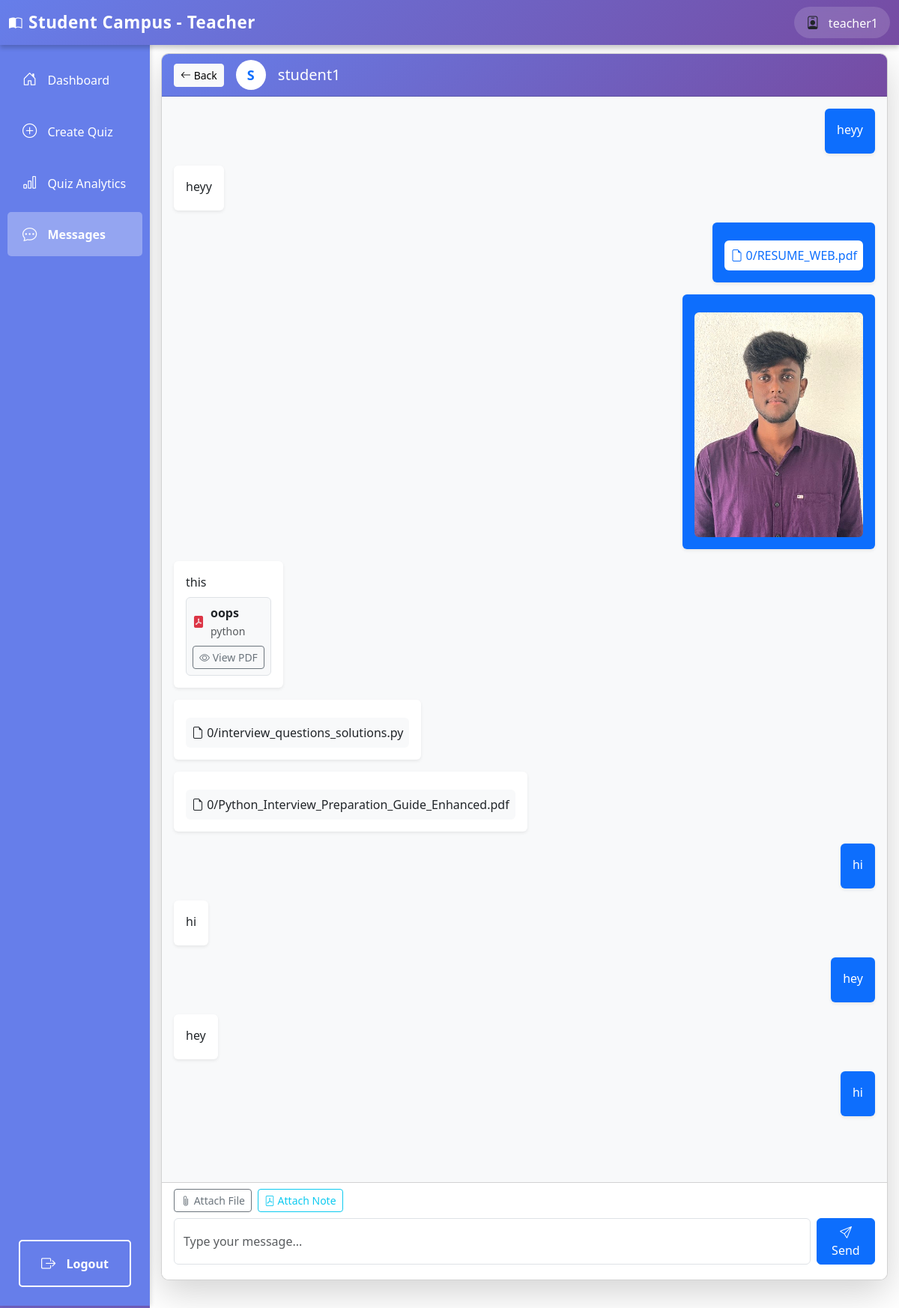
The page /teacher/chat/3/ (signed in) on the database its author committed.
### authentication/models.py (models this page shows, shortened)
class User(AbstractUser):
    ROLE_CHOICES = (
        ('student', 'Student'),
        ('teacher', 'Teacher'),
    )
    role = models.CharField(max_length=10, choices=ROLE_CHOICES, default='student')
    def is_teacher(self):
        return self.role == 'teacher'

### teachers/models.py (models this page shows, shortened)
class ChatMessage(models.Model):
    sender = models.ForeignKey(User, on_delete=models.CASCADE, related_name='sent_messages')
    receiver = models.ForeignKey(User, on_delete=models.CASCADE, related_name='received_messages')
    message = models.TextField(blank=True)
    file = models.FileField(upload_to='chat_files/%Y/%m/%d/', null=True, blank=True)
    attached_note = models.ForeignKey(PDFNote, on_delete=models.SET_NULL, null=True, blank=True, related_name='chat_references')
    created_at = models.DateTimeField(auto_now_add=True)
    is_read = models.BooleanField(default=False)
    def __str__(self):
        return f"Message {self.id}"
    def is_image(self):
        if self.file:
            ext = self.file.name.split('.')[-1].lower()
            return ext in ['jpg', 'jpeg', 'png', 'gif', 'bmp', 'webp']
        return False
    class Meta:
        ordering = ['created_at']

class PDFNote(models.Model):
    subject = models.ForeignKey(Subject, on_delete=models.CASCADE, related_name='notes')
    title = models.CharField(max_length=200)
    pdf_file = models.FileField(upload_to='notes/%Y/%m/%d/')  # Now supports PDF, DOC, DOCX, PPT, PPTX
    uploaded_by = models.ForeignKey(User, on_delete=models.CASCADE)
    created_at = models.DateTimeField(auto_now_add=True)
    class Meta:
        ordering = ['-created_at']

class Subject(models.Model):
    name = models.CharField(max_length=200)
    description = models.TextField(blank=True)
    teacher = models.ForeignKey(User, on_delete=models.CASCADE, related_name='subjects')
    created_at = models.DateTimeField(auto_now_add=True)
    class Meta:
        ordering = ['name']

### teachers/views.py (the view)
# urls.py: path('chat/<int:user_id>/', views.teacher_chat_with, name='teacher_chat_with'),
@login_required
def teacher_chat_with(request, user_id):
    if not request.user.is_teacher():
        return HttpResponseForbidden("You don't have permission to access this page.")
    other_user = get_object_or_404(User, id=user_id, role='student')
    messages_list = ChatMessage.objects.filter(
        Q(sender=request.user, receiver=other_user) | Q(sender=other_user, receiver=request.user)
    ).select_related('attached_note', 'attached_note__subject').order_by('created_at')
    ChatMessage.objects.filter(sender=other_user, receiver=request.user, is_read=False).update(is_read=True)
    available_notes = PDFNote.objects.filter(subject__teacher=request.user).select_related('subject')
    return render(request, 'teachers/chat_conversation.html', {
        'other_user': other_user,
        'messages': messages_list,
        'available_notes': available_notes
    })

### templates/teachers/chat_conversation.html (shortened to what this page needs)
{% extends 'teachers/base_teacher.html' %}
{% block teacher_content %}
<div class="chat-container-wrapper">
    <div class="card shadow-lg h-100" style="display: flex; flex-direction: column; border-radius: 10px; overflow: hidden;">
        <div class="card-header" style="background: linear-gradient(135deg, #667eea 0%, #764ba2 100%); color: white; flex-shrink: 0;">
            <div class="d-flex justify-content-between align-items-center">
                <div class="d-flex align-items-center">
                    <a href="{% url 'teacher_chat' %}" class="btn btn-sm btn-light me-3">
                        <i class="bi bi-arrow-left"></i> Back
                    </a>
                    <div class="rounded-circle bg-white text-primary d-flex align-items-center justify-content-center"
                         style="width: 40px; height: 40px; font-size: 18px; font-weight: bold;">
                        {{ other_user.username|slice:":1"|upper }}
                    </div>
                    <h5 class="mb-0 ms-3">{{ other_user.username }}</h5>
                </div>
            </div>
        </div>
        <div class="card-body overflow-auto" id="chatMessages" style="background-color: #f8f9fa; flex: 1 1 auto;">
            {% for message in messages %}
                <div class="mb-3 d-flex {% if message.sender.id == user.id %}justify-content-end{% else %}justify-content-start{% endif %}">
                    <div class="{% if message.sender.id == user.id %}bg-primary text-white{% else %}bg-white{% endif %} rounded p-3 shadow-sm"
                         style="max-width: 70%;">
                        {% if message.message %}
                            <p class="mb-1">{{ message.message }}</p>
                        {% endif %}
                        {% if message.file %}
                            {% if message.is_image %}
                                <img src="{{ message.file.url }}" class="img-fluid rounded mt-2" style="max-width: 300px; max-height: 300px;" alt="Shared image">
                            {% else %}
                                <div class="mt-2 p-2 {% if message.sender.id == user.id %}bg-white{% else %}bg-light{% endif %} rounded">
                                    <i class="bi bi-file-earmark {% if message.sender.id == user.id %}text-primary{% else %}text-dark{% endif %}"></i>
                                    <a href="{{ message.file.url }}" target="_blank" class="{% if message.sender.id == user.id %}text-primary{% else %}text-dark{% endif %} text-decoration-none">
                                        {{ message.file.name|slice:"20:" }}
                                    </a>
                                </div>
                            {% endif %}
                        {% endif %}
                        {% if message.attached_note %}
                            <div class="mt-2 p-2 {% if message.sender.id == user.id %}bg-white{% else %}bg-light{% endif %} rounded border">
                                <div class="d-flex align-items-center">
                                    <i class="bi bi-file-pdf-fill text-danger me-2"></i>
                                    <div>
                                        <strong class="{% if message.sender.id == user.id %}text-primary{% else %}text-dark{% endif %}">{{ message.attached_note.title }}</strong><br>
                                        <small class="{% if message.sender.id == user.id %}text-primary{% else %}text-muted{% endif %}">{{ message.attached_note.subject.name }}</small>
                                    </div>
                                </div>
                                <a href="{{ message.attached_note.pdf_file.url }}" target="_blank" class="btn btn-sm {% if message.sender.id == user.id %}btn-outline-primary{% else %}btn-outline-secondary{% endif %} mt-2 w-100">
                                    <i class="bi bi-eye"></i> View PDF
                                </a>
                            </div>
                        {% endif %}
                    </div>
                </div>
            {% endfor %}
        </div>
        <div class="card-footer bg-white" style="flex-shrink: 0;">
            <div class="mb-2 d-flex gap-2">
                <button type="button" class="btn btn-sm btn-outline-secondary" onclick="document.getElementById('fileInput').click()">
                    <i class="bi bi-paperclip"></i> Attach File
                </button>
                <button type="button" class="btn btn-sm btn-outline-info" data-bs-toggle="modal" data-bs-target="#notesModal">
                    <i class="bi bi-file-pdf"></i> Attach Note
                </button>
            </div>
            <form id="messageForm" class="d-flex gap-2">
                <input type="text" id="messageInput" class="form-control" placeholder="Type your message..." autocomplete="off">
                <button type="submit" class="btn btn-primary">
                    <i class="bi bi-send"></i> Send
                </button>
            </form>
        </div>
    </div>
</div>
{% endblock %}

### templates/teachers/base_teacher.html (shortened to what this page needs)
<!DOCTYPE html>
<html lang="en">
<head>
    <link href="https://cdn.jsdelivr.net/npm/bootstrap@5.3.0/dist/css/bootstrap.min.css" rel="stylesheet">
    <link href="https://cdn.jsdelivr.net/npm/bootstrap-icons@1.10.0/font/bootstrap-icons.css" rel="stylesheet">
</head>
<body>
    <div class="position-fixed top-0 end-0 p-3" style="z-index: 11000;">
    </div>
    <nav class="navbar navbar-expand-lg navbar-light bg-light">
        <div class="container-fluid">
            <a class="navbar-brand fw-bold" href="{% url 'teacher_dashboard' %}">
                <i class="bi bi-book-half me-2"></i>Student Campus - Teacher
            </a>
            <div class="ms-auto d-flex align-items-center gap-3">
                <div class="user-info">
                    <i class="bi bi-person-badge me-2"></i>
                    <span>{{ user.username }}</span>
                </div>
            </div>
        </div>
    </nav>
    <div class="container-fluid">
        <div class="row">
            <div class="col-md-2 p-0">
                <div class="sidebar">
                    <nav class="nav flex-column">
                        <a class="nav-link {% if request.resolver_match.url_name == 'teacher_dashboard' %}active{% endif %}" href="{% url 'teacher_dashboard' %}">
                            <i class="bi bi-house-door"></i> Dashboard
                        </a>
                        <a class="nav-link {% if request.resolver_match.url_name == 'create_quiz' or request.resolver_match.url_name == 'generate_quiz' %}active{% endif %}" href="{% url 'create_quiz' %}">
                            <i class="bi bi-plus-circle"></i> Create Quiz
                        </a>
                        <a class="nav-link {% if request.resolver_match.url_name == 'quiz_analytics' %}active{% endif %}" href="{% url 'quiz_analytics' %}">
                            <i class="bi bi-bar-chart"></i> Quiz Analytics
                        </a>
                        <a class="nav-link {% if request.resolver_match.url_name == 'teacher_chat' or request.resolver_match.url_name == 'teacher_chat_with' %}active{% endif %}" href="{% url 'teacher_chat' %}">
                            <i class="bi bi-chat-dots"></i> Messages
                        </a>
                        <a class="nav-link logout-btn" href="{% url 'logout' %}">
                            <i class="bi bi-box-arrow-right"></i> Logout
                        </a>
                    </nav>
                </div>
            </div>
            <div class="col-md-10 p-0">
                <div class="main-content">
                    {% block teacher_content %}
                    {% endblock %}
                </div>
            </div>
        </div>
    </div>
</body>
</html>

### templates/teachers/base_teacher.html (style rules this page uses)
body { background: linear-gradient(135deg, #667eea 0%, #764ba2 100%); min-height: 100vh; padding-top: 56px; }
.navbar { position: fixed; top: 0; left: 0; right: 0; z-index: 1000; background: linear-gradient(135deg, #667eea 0%, #764ba2 100%) !important; box-shadow: 0 4px 6px rgba(0,0,0,0.2); border: none; }
.navbar-brand { color: white !important; font-weight: 700; font-size: 1.4rem; letter-spacing: 0.5px; }
.navbar span { color: white; font-weight: 500; }
.user-info { background: rgba(255, 255, 255, 0.15); padding: 8px 16px; border-radius: 25px; backdrop-filter: blur(10px); }
.navbar .bi { font-size: 1.1rem; }
.sidebar { height: calc(100vh - 56px); background-color: #667eea; box-shadow: 2px 0 5px rgba(0,0,0,0.1); position: sticky; top: 56px; display: flex; flex-direction: column; }
.sidebar .nav { display: flex; flex-direction: column; flex: 1; padding-top: 1rem; }
.sidebar .nav-link { color: #fff; padding: 15px 20px; border-radius: 5px; margin: 5px 10px; transition: all 0.3s; }
.sidebar .nav-link.active { background-color: rgba(255,255,255,0.3); font-weight: bold; }
.sidebar .nav-link i { margin-right: 10px; font-size: 1.2rem; }
.logout-btn { position: absolute; bottom: 20px; left: 15px; right: 15px; background-color: transparent; color: white; border: 2px solid white; font-weight: 600; transition: all 0.3s; text-align: center; padding: 10px; border-radius: 5px; text-decoration: none; display: block; }
.main-content { background-color: #fff; min-height: 100vh; padding: 30px; }

### templates/teachers/chat_conversation.html (style rules this page uses)
body { overflow: hidden !important; }
.main-content { padding: 0 !important; margin: 0 !important; overflow: hidden !important; height: calc(100vh - 56px); }
.chat-container-wrapper { width: 100%; max-width: 1400px; height: calc(100% - 60px); margin: 0 auto; padding: 15px 15px 30px 15px; }
.card-footer { padding-bottom: 20px !important; }

### rows shown on the page
User: username "teacher1"
User: username "S", username "student1"
ChatMessage: message "heyy"
ChatMessage: message "heyy"
ChatMessage: file.name "0/RESUME_WEB.pdf"
ChatMessage: file (picture)
ChatMessage: message "this", attached_note "oops", attached_note.subject.name "python"
ChatMessage: file.name "0/interview_questions_solutions.py"
ChatMessage: file.name "0/Python_Interview_Preparation_Guide_Enhanced.pdf"
ChatMessage: message "hi"
ChatMessage: message "hi"
ChatMessage: message "hey"
ChatMessage: message "hey"
ChatMessage: message "hi"
